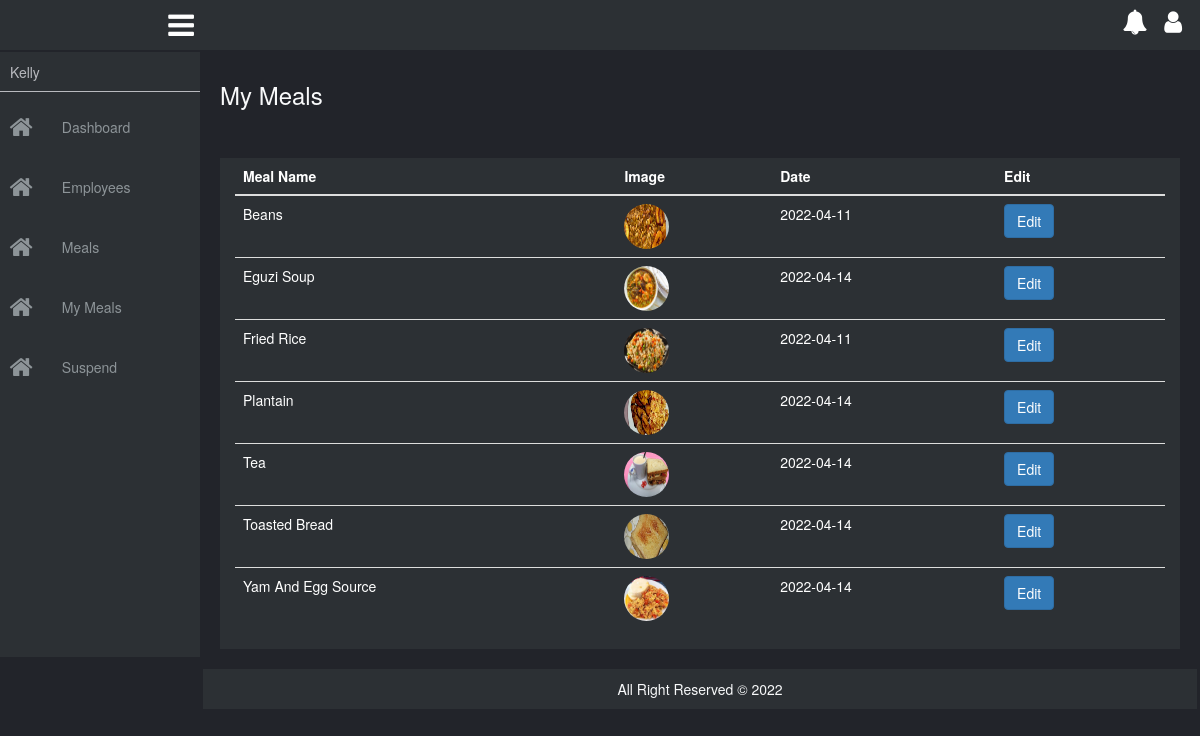
The app's page /myMeals (signed in) with its own data.
### tables this page shows
CREATE TABLE `meals` (
  `id` int(11) NOT NULL,
  `userId` varchar(10) NOT NULL,
  `mealId` varchar(10) NOT NULL,
  `mealName` varchar(30) NOT NULL,
  `image` varchar(255) NOT NULL,
  `date` date NOT NULL
);

### config/dblink.php (called while the page is built, shortened)
<?php
class DB{
private $connect = NULL;
public function __construct()
  {
$servername = "localhost";
$username = "root";
$password = "";
$dbname = "food";
  $this->connect = "";
  try{
  $this->connect = new PDO("mysql:host=$servername;dbname=$dbname", $username, $password);
  $this->connect->setAttribute(PDO::ATTR_ERRMODE, PDO::ERRMODE_EXCEPTION);
  $this->connect->exec("SET CHARACTER SET utf8");
    }
  catch(PDOException $e) {
  echo 'Error: ' . $e->getMessage();
        }
  }
 public function tbl_select($tblquery,$tblvalue = array())
 {
 try{
  $stmt = $this->connect->prepare($tblquery);
  $stmt->execute($tblvalue);
  $results = $stmt->fetchAll(PDO::FETCH_ASSOC);
  return $results;
} catch(PDOException $e) {
    echo 'Error: ' . $e->getMessage();
  }
 }
  }
?>

### page/myMeals.php (the view, shortened to what this page needs)
<div class="main-body">
    <h3 class="title">My Meals</h3>
    <div class="row no-p notification">
        <div class="col-xs-12">
            <table class="table">
                <thead>
                    <tr>
                        <th>Meal Name</th>
                        <th>Image</th>
                        <th>Date</th>
                        <th>Edit</th>
                    </tr>
                </thead>
                <tbody>
                    <tr>
                        <?php
                            $tblquery = "SELECT meals.mealName, meals.mealId, meals.image, meals.date FROM users INNER JOIN meals ON users.id = meals.userId ORDER BY meals.mealName";
                            $tblvalue = array();
                            $select = $collect->tbl_select($tblquery, $tblvalue);
                            foreach($select as $data){
                                extract($data);
                                ?>
                                <?php
                                    echo "
                                        <tr>
                                            <td>$mealName</td>
                                            <td><img src='./upload/$image' width='45px' height='45px' title='Meal Image' style='border-radius:50%;'></td>
                                            <td>$date</td>
                                            <td>
                                                <form action='myMeals' method='POST'>
                                                    <input type='hidden' name='meal_id' value='$mealId'>
                                                    <input type='submit' name='edit' class='btn btn-primary' value='Edit'>
                                                </form>
                                            </td>
                                        </tr>
                                    ";
                            }
                        ?>
                    </tr>
                </tbody>
            </table>
        </div>
    </div>
</div>

### css/style.css (style rules this page uses)
body { background: #22242a; box-sizing: border-box; margin: 0; padding: 0; }
.container, .container-fluid, .no-p, .row { margin: 0; padding: 0; }
table tr th, table tr td { color:#ffffff; }
.main-body { margin: 20px; margin-top: 30px; padding: 0px; }
.main-body .title { color:#F8F9FA; }
.notification { background: #2C3034; height: auto; margin-top: 50px; }

### records on screen
meals: mealName "Beans", image (picture), date "2022-04-11"
meals: mealName "Eguzi Soup", image (picture), date "2022-04-14"
meals: mealName "Fried Rice", image (picture), date "2022-04-11"
meals: mealName "Plantain", image (picture), date "2022-04-14"
meals: mealName "Tea", image (picture), date "2022-04-14"
meals: mealName "Toasted Bread", image (picture), date "2022-04-14"
meals: mealName "Yam And Egg Source", image (picture), date "2022-04-14"

### other values on screen
$_SESSION['fn'] "Kelly"
